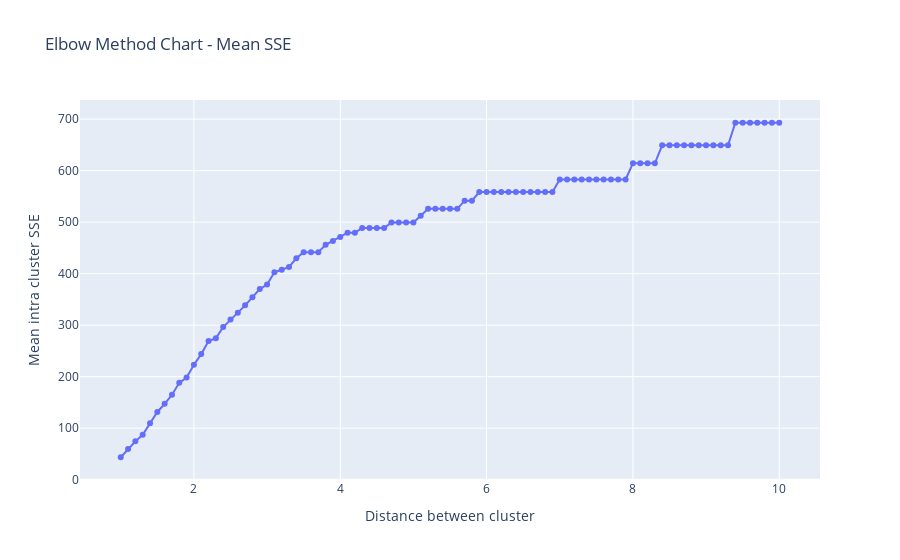

Here is the notebook cell this chart was saved with:
### Code cell
fig = go.Figure()
fig.add_trace(go.Scatter(x=t_values, y=avg_sse, mode='lines+markers'))
fig.update_xaxes(title_text="Distance between cluster")
fig.update_yaxes(title_text="Mean intra cluster SSE")
fig.update_layout(title="Elbow Method Chart - Mean SSE")
